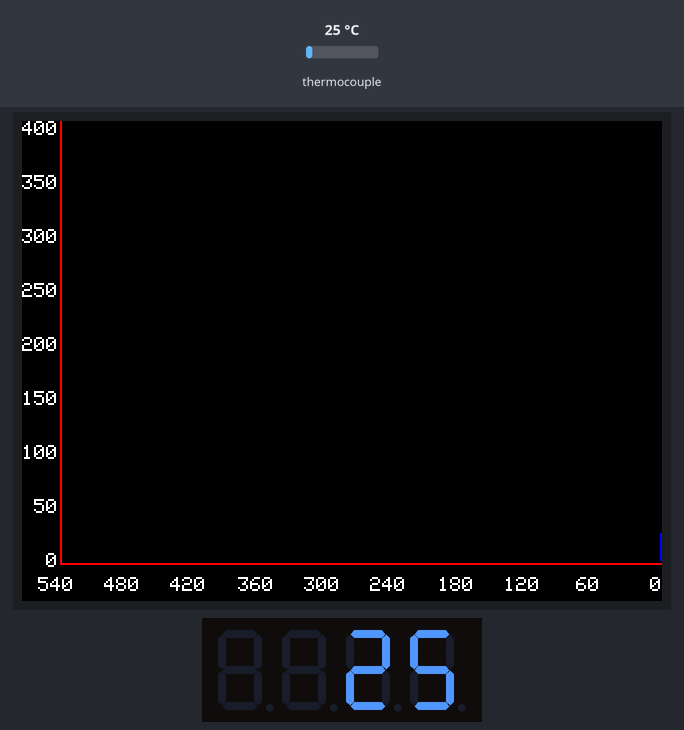
A sketch run on a simulated ESP8266 (NodeMCU). Shown: 320×240 colour display, 4-digit seven-segment display. The inputs (shaded band) are chosen by the test bench; at power-on: thermocouple 25 °C. What the sketch prints to the serial monitor is not drawn.

Above: at 2.7 s.
2.8 s: thermocouple set to 6 °C
At 4.7 s:
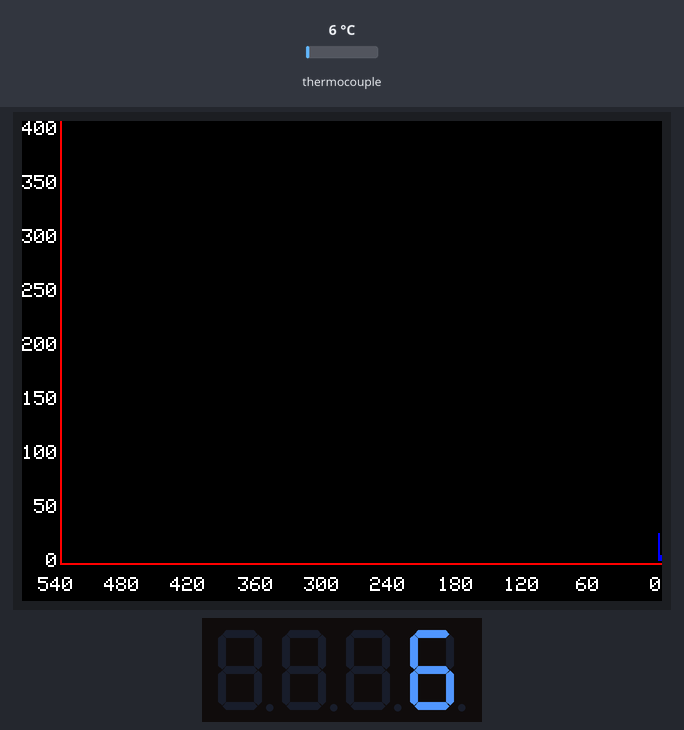
7.6 s: thermocouple set to 75 °C
At 9.5 s:
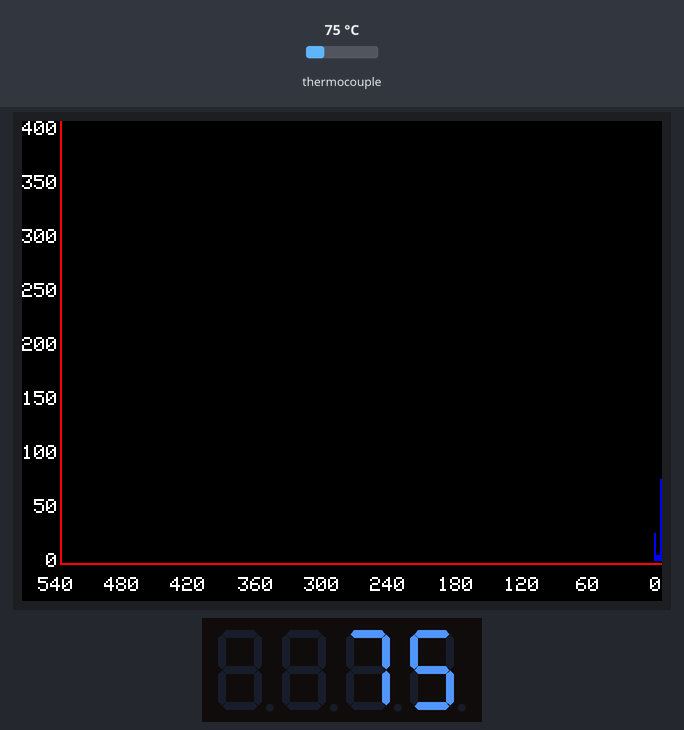
Timing chart, 0 to 10.0 s (numbered marks = the images above; inputs shaded):
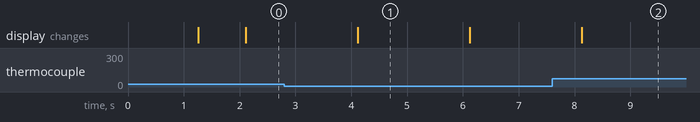

The sketch:

temperature_four.ino
```cpp
#include <Arduino.h>
#include <TM1637Display.h>
#include <SPI.h>
#include <Adafruit_GFX.h>
#include <Adafruit_ILI9341.h>
#include <XPT2046_Touchscreen.h>
#include <Adafruit_MAX31855.h>

// Module connection pins (Digital Pins)
#define CLK D1
#define DIO D2

#define PIN_MAXCS  D0

#define TFT_DC     D3
#define TFT_CS     D8
//#define TFT_RST    7 //3v3

#define TS_CS      D4
#define TS_IRQ    -1
// SCK D5
// MISO D6
// MOSI D7


#define NB_PTS    300
#define GRAPH_H   220

#define DELAY     2000

#define GRAD_VERT   9
#define GRAD_HORI   10


TM1637Display display(CLK, DIO);
Adafruit_ILI9341 tft = Adafruit_ILI9341(TFT_CS, TFT_DC);//, TFT_RST);
XPT2046_Touchscreen ts(TS_CS, TS_IRQ);
Adafruit_MAX31855 thermocouple(PIN_MAXCS);


unsigned long previousMillis = 0;

byte points[NB_PTS] = {0};
int indice = 0;

const uint8_t SEG_MOINS[1] = { SEG_G };
const uint8_t SEG_RIEN[1] = { 0 };

void setup()
{
  Serial.begin(115200);
  Serial.println("BOOT...");

  display.setBrightness(7, true); // Turn on
  Serial.println("1");

  tft.begin();
  tft.setRotation(1);
  tft.fillScreen(ILI9341_BLACK);
  Serial.println("2");

  ts.begin();
  Serial.println("3");
  delay(1000);

  displayAxes();
  Serial.println("4");

  // Thermocouple
  thermocouple.begin();
  Serial.println("5");

  display.showNumberDec(8888, false, 4, 3);

  Serial.println("BOOT OK");
}

void loop()
{
  Serial.println("LOOP...");
  unsigned long currentMillis = millis();
  Serial.println("5");

  if (currentMillis - previousMillis >= DELAY)
  {
    Serial.println("6");
    float t = thermocouple.readCelsius();
    Serial.println(t);

    points[indice] = map(t, 0, 400, 0, GRAPH_H);
    indice = (indice + 1) % NB_PTS;
    Serial.println("7");

    if(t < 0)
    {
      display.setSegments(SEG_MOINS, 1, 0);
    }
    else
    {
      display.setSegments(SEG_RIEN, 1, 0);
    }
    Serial.println("8");
    display.showNumberDec(int(abs(t)), false, 3, 1);

    Serial.println("9");
    displayGraph();
    Serial.println("10");

    previousMillis = currentMillis;

  }
  Serial.println("11");
  delay(10);


}


void displayGraph()
{

  for(int i = 0; i < NB_PTS; i++)
  {
    int h = points[(i + indice) % NB_PTS];
    tft.drawFastVLine(320 - NB_PTS + i, 0, GRAPH_H - h, ILI9341_BLACK);
    tft.drawFastVLine(320 - NB_PTS + i, GRAPH_H - h, h, ILI9341_BLUE);
  }

}

void displayAxes()
{
  tft.drawFastVLine(320 - NB_PTS - 1, 0, GRAPH_H + 1, ILI9341_RED);
  tft.drawFastHLine(320 - NB_PTS - 1, GRAPH_H + 1, NB_PTS + 1, ILI9341_RED);

  tft.setTextColor(ILI9341_WHITE, ILI9341_BLACK);
  tft.setTextSize(1);

  for(int y = 0; y < GRAD_VERT; y++)
  {
    int n = (GRAD_VERT - 1 - y) * 50;
    String str;
    if(n < 10)
      str = String("  ") + String(n);
    else if(n < 100)
      str = String(" ") + String(n);
    else
      str = String(n);

    tft.setCursor(0, y * (GRAPH_H - 4) / (GRAD_VERT - 1));
    tft.print(str);
  }

  for(int x = 0; x < GRAD_HORI; x++)
  {
    int offset = 0;
    int t = (GRAD_HORI - 1 - x) * NB_PTS / GRAD_HORI * DELAY / 1000;
    if(t < 10)
      offset = 3;
    else if(t < 100)
      offset = 6;
    else
      offset = 9;

    tft.setCursor(320 - NB_PTS + x * NB_PTS / (GRAD_HORI - 1) - offset - 3, GRAPH_H + 8);
    tft.print(String(t));
  }


}
```
